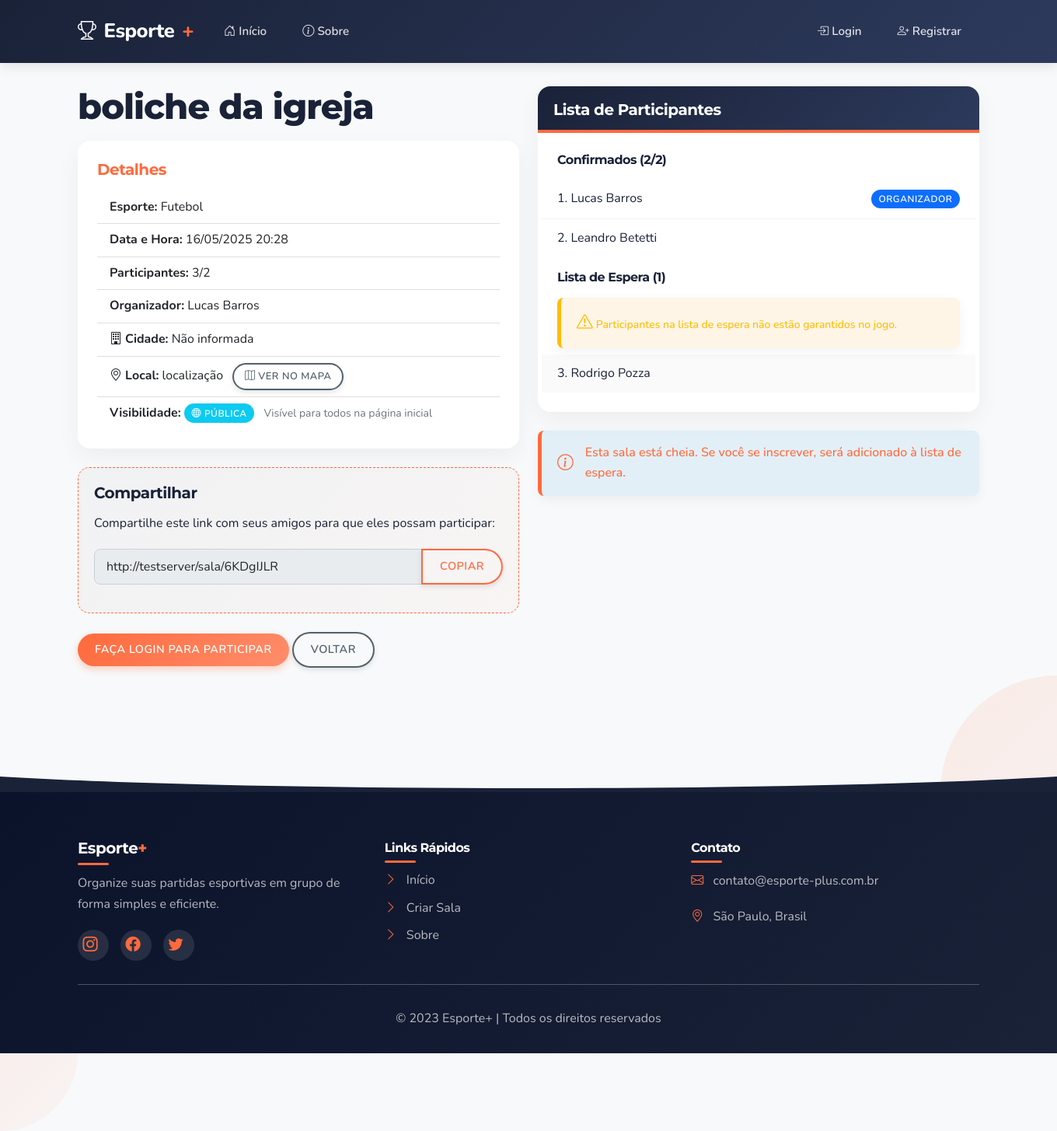
The page /sala/6KDgIJLR on the database its author committed.
### app/models/models.py (models this page shows, shortened)
class Room(db.Model):
    __tablename__ = 'rooms'
    id = db.Column(db.Integer, primary_key=True)
    name = db.Column(db.String(100), nullable=False)
    sport = db.Column(db.String(50), nullable=False)
    date = db.Column(db.DateTime, nullable=False)
    max_participants = db.Column(db.Integer, nullable=False)
    description = db.Column(db.Text, nullable=True)
    link_code = db.Column(db.String(10), unique=True, nullable=False)
    created_at = db.Column(db.DateTime, default=datetime.utcnow)
    is_active = db.Column(db.Boolean, default=True)
    creator_id = db.Column(db.Integer, db.ForeignKey('users.id'), nullable=False)
    is_private = db.Column(db.Boolean, default=False)
    location = db.Column(db.String(200), nullable=True)
    city = db.Column(db.String(100), nullable=False)
    valor = db.Column(db.Float, nullable=False, default=0.0)  # Valor por participante
    participants = db.relationship('Participant', backref='room', lazy=True)
    def is_full(self):
        return len(self.get_active_participants()) >= self.max_participants
    def get_active_participants(self):
        return [p for p in self.participants if p.is_active]
    def get_waiting_list(self):
        active_participants = self.get_active_participants()
        if len(active_participants) <= self.max_participants:
            return []
        return active_participants[self.max_participants:]
    def get_confirmed_participants(self):
        active_participants = self.get_active_participants()
        return active_participants[:min(len(active_participants), self.max_participants)]

class User(db.Model, UserMixin):
    __tablename__ = 'users'
    id = db.Column(db.Integer, primary_key=True)
    username = db.Column(db.String(50), unique=True, nullable=False)
    email = db.Column(db.String(100), unique=True, nullable=False)
    password_hash = db.Column(db.String(200), nullable=False)
    name = db.Column(db.String(100), nullable=False)
    created_at = db.Column(db.DateTime, default=datetime.utcnow)
    is_active = db.Column(db.Boolean, default=True)
    rooms_created = db.relationship('Room', backref='creator', lazy=True, foreign_keys='Room.creator_id')
    participations = db.relationship('Participant', backref='user', lazy=True)

class Participant(db.Model):
    __tablename__ = 'participants'
    id = db.Column(db.Integer, primary_key=True)
    user_id = db.Column(db.Integer, db.ForeignKey('users.id'), nullable=False)
    room_id = db.Column(db.Integer, db.ForeignKey('rooms.id'), nullable=False)
    registered_at = db.Column(db.DateTime, default=datetime.utcnow)
    is_active = db.Column(db.Boolean, default=True)
    checked_in = db.Column(db.Boolean, default=False)
    pagamento_status = db.Column(db.String(20), default='pendente')  # pendente, pago, cancelado
    pagamento_data = db.Column(db.DateTime, nullable=True)
    pagamento_metodo = db.Column(db.String(50), nullable=True)
    observacoes = db.Column(db.Text, nullable=True)

### app/controllers/room_routes.py (the view)
@room_bp.route('/<link_code>')
def view_room(link_code):
    room = Room.query.filter_by(link_code=link_code).first_or_404()
    is_participating = False
    is_in_waiting_list = False
    user_participation = None
    if current_user.is_authenticated:
        user_participation = current_user.get_participation(room.id)
        is_participating = user_participation is not None
        if is_participating:
            is_in_waiting_list = user_participation.is_in_waiting_list()
    is_owner = current_user.is_authenticated and room.creator_id == current_user.id
    return render_template('view_room.html',
                          room=room,
                          is_owner=is_owner,
                          is_participating=is_participating,
                          is_in_waiting_list=is_in_waiting_list,
                          user_participation=user_participation)

### app/templates/view_room.html (shortened to what this page needs)
{% extends 'layout.html' %}
{% block content %}
<div class="row content-visible">
    <div class="col-md-6">
        <h1>{{ room.name }}</h1>
        <div class="card mb-4" data-aos="fade-up" data-aos-duration="300">
            <div class="card-body">
                <h5 class="card-title">Detalhes</h5>
                <ul class="list-group list-group-flush">
                    <li class="list-group-item"><strong>Esporte:</strong> {{ room.sport }}</li>
                    <li class="list-group-item"><strong>Data e Hora:</strong> {{ room.date.strftime('%d/%m/%Y %H:%M') }}</li>
                    <li class="list-group-item"><strong>Participantes:</strong> {{ room.get_active_participants()|length }}/{{ room.max_participants }}</li>
                    <li class="list-group-item"><strong>Organizador:</strong> {{ room.creator.name }}</li>
                    <li class="list-group-item">
                        <strong><i class="bi bi-building me-1"></i>Cidade:</strong>
                        <span>{{ room.city }}</span>
                    </li>
                    {% if room.location %}
                        <li class="list-group-item">
                            <strong><i class="bi bi-geo-alt me-1"></i>Local:</strong>
                            <span>{{ room.location }}</span>
                            {% if room.location|length > 5 %}
                                <a href="https://maps.google.com/?q={{ room.city }}, {{ room.location }}" target="_blank" class="btn btn-sm btn-outline-secondary ms-2">
                                    <i class="bi bi-map"></i> Ver no mapa
                                </a>
                            {% endif %}
                        </li>
                    {% endif %}
                    <li class="list-group-item">
                        <strong>Visibilidade:</strong>
                        {% if room.is_private %}
                            <span class="badge bg-secondary">
                                <i class="bi bi-lock-fill me-1"></i>Privada
                            </span>
                            <small class="text-muted ms-2">Esta sala só é acessível por link direto</small>
                        {% else %}
                            <span class="badge bg-info">
                                <i class="bi bi-globe me-1"></i>Pública
                            </span>
                            <small class="text-muted ms-2">Visível para todos na página inicial</small>
                        {% endif %}
                    </li>
                </ul>
            </div>
        </div>
        <div class="share-link" data-aos="fade-up" data-aos-duration="300">
            <h5>Compartilhar</h5>
            <p>Compartilhe este link com seus amigos para que eles possam participar:</p>
            <div class="input-group mb-3">
                <input type="text" class="form-control" value="{{ request.url }}" id="share-url" readonly>
                <button class="btn btn-outline-primary" type="button" onclick="copyShareLink()">Copiar</button>
            </div>
        </div>
        <div class="mt-4" data-aos="fade-up" data-aos-duration="300">
            {% if current_user.is_authenticated %}
                {% if is_owner %}
                    <div class="btn-group">
                        <a href="{{ url_for('room.manage_room', link_code=room.link_code) }}" class="btn btn-primary">
                            <i class="bi bi-gear"></i> Gerenciar Sala
                        </a>
                        <button type="button" class="btn btn-primary dropdown-toggle dropdown-toggle-split" data-bs-toggle="dropdown" aria-expanded="false">
                            <span class="visually-hidden">Toggle Dropdown</span>
                        </button>
                        <ul class="dropdown-menu dropdown-menu-end">
                            {% if room.is_active %}
                                <li>
                                    <a class="dropdown-item text-warning" href="{{ url_for('room.close_room', link_code=room.link_code) }}"
                                       onclick="return confirm('Tem certeza que deseja encerrar esta sala? Isso impedirá novas inscrições.')">
                                        <i class="bi bi-x-circle me-2"></i>Encerrar Sala
                                    </a>
                                </li>
                            {% endif %}
                            <li>
                                <a class="dropdown-item text-danger" href="#" data-bs-toggle="modal" data-bs-target="#deleteRoomModal">
                                    <i class="bi bi-trash me-2"></i>Excluir Sala
                                </a>
                            </li>
                        </ul>
                    </div>
                {% elif room.is_active %}
                    {% if is_participating %}
                        <a href="{{ url_for('room.leave_room', link_code=room.link_code) }}"
                           class="btn btn-danger"
                           onclick="return confirm('Tem certeza que deseja sair desta sala?')">
                            <i class="bi bi-box-arrow-left"></i> Sair da Sala
                        </a>
                    {% else %}
                        <a href="{{ url_for('room.join_room', link_code=room.link_code) }}" class="btn btn-success">
                            <i class="bi bi-check-circle"></i> Participar
                        </a>
                    {% endif %}
                {% endif %}
            {% else %}
                <a href="{{ url_for('auth.login', next=request.url) }}" class="btn btn-primary">
                    Faça login para participar
                </a>
            {% endif %}
            <a href="{{ url_for('main.index') }}" class="btn btn-outline-secondary">Voltar</a>
        </div>
    </div>
    <div class="col-md-6">
        <div class="card mb-4" data-aos="fade-up" data-aos-duration="300">
            <div class="card-header">
                <h5 class="mb-0">Lista de Participantes</h5>
            </div>
            <div class="card-body">
                {% if room.get_active_participants() %}
                    <h6>Confirmados ({{ room.get_confirmed_participants()|length }}/{{ room.max_participants }})</h6>
                    <div class="participant-list mb-3">
                        {% for participant in room.get_confirmed_participants() %}
                            <div class="participant-item">
                                {{ loop.index }}. {{ participant.user.name }}
                                {% if participant.user.id == room.creator_id %}
                                    <span class="badge bg-primary ms-2">Organizador</span>
                                {% endif %}
                            </div>
                        {% endfor %}
                    </div>
                    {% if room.get_waiting_list() %}
                        <h6>Lista de Espera ({{ room.get_waiting_list()|length }})</h6>
                        <div class="alert alert-warning mb-2">
                            <small><i class="bi bi-exclamation-triangle me-1"></i>Participantes na lista de espera não estão garantidos no jogo.</small>
                        </div>
                        <div class="participant-list waiting-list">
                            {% for participant in room.get_waiting_list() %}
                                <div class="participant-item">
                                    {{ loop.index + room.max_participants }}. {{ participant.user.name }}
                                </div>
                            {% endfor %}
                        </div>
                    {% endif %}
                {% else %}
                    <p class="text-muted">Ainda não há participantes inscritos.</p>
                {% endif %}
            </div>
        </div>
        {% if not room.is_active %}
            <div class="alert alert-warning">
                <i class="bi bi-exclamation-triangle"></i> Esta sala está encerrada e não aceita mais participantes.
            </div>
        {% elif room.is_full() and not is_participating %}
            <div class="alert alert-info">
                <i class="bi bi-info-circle"></i> Esta sala está cheia. Se você se inscrever, será adicionado à lista de espera.
            </div>
        {% endif %}
    </div>
</div>
{% endblock %}

### app/static/css/style.css (style rules this page uses)
:root { --primary: #1A2238; --primary-light: #2D3A5C; --secondary: #FF6A3D; --secondary-light: #FF8D6B; --accent: #9DAAF2; --accent-light: #BFC8F7; --success: #38B000; --success-light: #57CC14; --danger: #F71735; --warning: #FFBD00; --light: #F4F7F9; --dark: #0B132B; --gray: #94A1B2; --gray-light: #C7D0D9; --gray-dark: #52616B; --body-bg: #F8F9FA; --text-color: #1A2238; --border-radius: 8px; --border-radius-lg: 16px; --box-shadow: 0 6px 15px rgba(0, 0, 0, 0.08); --box-shadow-hover: 0 10px 25px rgba(0, 0, 0, 0.15); --transition: all 0.3s cubic-bezier(0.25, 0.8, 0.25, 1); --font-heading: 'Montserrat', 'Segoe UI', sans-serif; --font-body: 'Nunito', 'Segoe UI', sans-serif; }
body { min-height: 100vh; display: flex; flex-direction: column; font-family: var(--font-body); background-color: var(--body-bg); color: var(--text-color); line-height: 1.6; }
.mb-0 { color: white; }
.card-header { background-color: var(--primary); color: white; }
h1, h2, h3, h4, h5, h6 { font-family: var(--font-heading); font-weight: 700; letter-spacing: -0.5px; color: var(--primary); margin-bottom: 1rem; }
h1 { font-size: 2.8rem; font-weight: 800; letter-spacing: -1px; }
a { color: var(--secondary); text-decoration: none; transition: var(--transition); }
p { margin-bottom: 1.2rem; }
[data-aos] { pointer-events: auto !important; }
.content-visible { opacity: 1 !important; transform: none !important; visibility: visible !important; }
.btn { border-radius: 25px; font-weight: 600; padding: 10px 22px; transition: var(--transition); border: none; box-shadow: 0 3px 6px rgba(0, 0, 0, 0.1); position: relative; overflow: hidden; text-transform: uppercase; font-size: 0.9rem; letter-spacing: 0.5px; }
.btn::after { content: ''; position: absolute; top: 50%; left: 50%; width: 10px; height: 10px; background: rgba(255, 255, 255, 0.3); opacity: 0; border-radius: 100%; transform: scale(1, 1) translate(-50%); transform-origin: 50% 50%; }
.btn-sm { padding: 6px 14px; font-size: 0.8rem; }
.btn-primary { background: linear-gradient(135deg, var(--secondary) 0%, var(--secondary-light) 100%); box-shadow: 0 4px 10px rgba(255, 106, 61, 0.3); }
.btn-outline-primary { color: var(--secondary); border: 2px solid var(--secondary); background: transparent; }
.btn-outline-secondary { color: var(--gray-dark); border: 2px solid var(--gray-dark); background: transparent; }
.card { border: none; border-radius: var(--border-radius-lg); box-shadow: 0 10px 30px rgba(0, 0, 0, 0.05); overflow: hidden; transition: var(--transition); margin-bottom: 28px; background: #FFFFFF; }
.card-header { background: linear-gradient(135deg, var(--primary) 0%, var(--primary-light) 100%); color: white; font-weight: 700; padding: 18px 20px; border-bottom: none; position: relative; }
.card-header::after { content: ''; position: absolute; bottom: 0; left: 0; width: 100%; height: 4px; background: var(--secondary); }
.card-body { padding: 25px; }
.participant-list { max-height: 300px; overflow-y: auto; margin: 0 -20px; }
.participant-item { padding: 12px 20px; border-bottom: 1px solid rgba(0, 0, 0, 0.05); transition: var(--transition); display: flex; align-items: center; justify-content: space-between; }
.participant-item:last-child { border-bottom: none; }
.waiting-list { background-color: rgba(0, 0, 0, 0.02); }
.alert { border: none; border-radius: var(--border-radius); padding: 16px 20px; font-weight: 500; box-shadow: 0 5px 15px rgba(0, 0, 0, 0.05); border-left: 5px solid; display: flex; align-items: center; }
.alert i { font-size: 1.3rem; margin-right: 15px; }
.alert-info { background-color: rgba(52, 152, 219, 0.1); color: var(--secondary); border-left-color: var(--secondary); }
.alert-warning { background-color: rgba(243, 156, 18, 0.1); color: var(--warning); border-left-color: var(--warning); }
.form-control { border-radius: var(--border-radius); padding: 10px 15px; border: 1px solid var(--gray-light); transition: var(--transition); }
.share-link { padding: 20px; background: linear-gradient(135deg, rgba(26, 34, 56, 0.03) 0%, rgba(255, 106, 61, 0.03) 100%); border-radius: 15px; border: 1px dashed var(--secondary); margin: 20px 0; position: relative; }
.share-link h5 { color: var(--primary); font-weight: 700; margin-bottom: 15px; }
.badge { padding: 0.5em 0.8em; border-radius: 20px; font-weight: 600; font-size: 0.75rem; letter-spacing: 0.5px; text-transform: uppercase; }
.card-title { color: var(--secondary); font-weight: 700; margin-bottom: 1rem; }

### rows shown on the page
Room: name "boliche da igreja", sport "Futebol", date "16/05/2025 20:28", max_participants "2", city "Não informada", location "localização"
User: creator.name "Lucas Barros"
Participant: user.name "Lucas Barros", shows "ORGANIZADOR"
Participant: user.name "Leandro Betetti"
Participant: user.name "Rodrigo Pozza"

### other values the page prints
{{ room.get_active_participants()|length }} "3"
{{ room.get_confirmed_participants()|length }} "2"
{{ room.get_waiting_list()|length }} "1"
